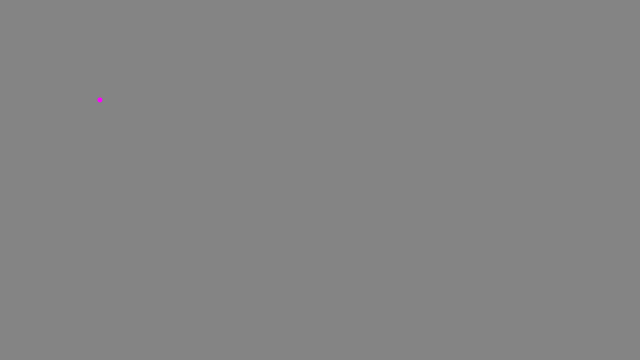
Frame 1 (no input)
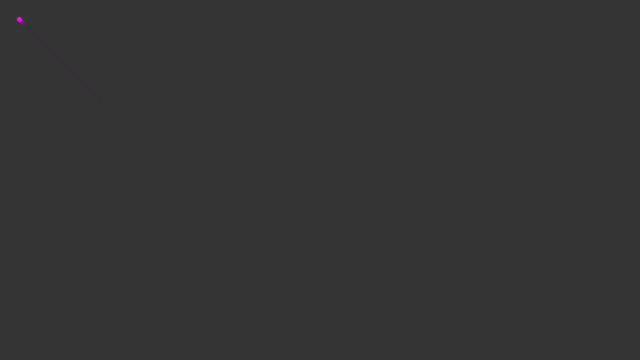
Frame 60 (the mouse pressed at the canvas centre just before this capture)
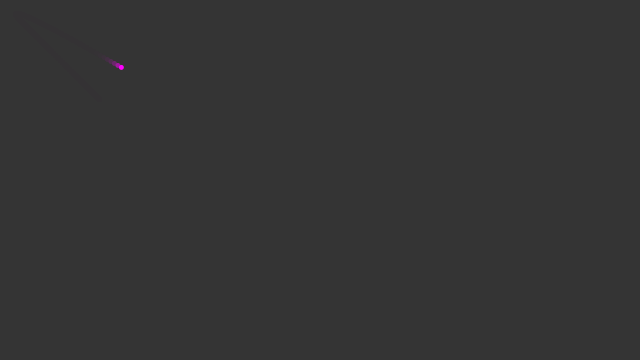
Frame 120 (the mouse held since frame 60 and released just before this capture)

The Processing sketch that drew these frames (run headless with seeded random() and noise(); from frame 60 on, the mouse is pressed at the canvas centre):

// Processing sketch: steer
// ── steer.pde
PVector mouse = new PVector() ; 
Ster s ; 
void setup() {
  size(640 , 360) ; 
  s = new Ster() ; 
  noStroke() ;
}

void draw() {
  //background(50) ;
  fill(50, 120) ;
  rect(0 , 0 , width , height ) ; 
  mouse.set( mouseX , mouseY ) ; 
  s.seek( mouse ) ; 
  s.updot() ; 
  s.show() ; 
}

// ── Ster.pde
class Ster { 
  float maxforce, maxvel ; 
  PVector loc, vel, acl ; 
  Ster() { 
    maxforce = 0.1 ; 
    maxvel = 4 ; 
    loc = new PVector( 100, 100 ) ; 
    vel = new PVector( 0, 0 ) ; 
    acl = new PVector( 0, 0 ) ;
  }
  void updot() {
    vel.add(acl) ; 
    vel.limit(maxvel) ; 
    loc.add(vel) ; 
    acl.mult(0) ;
  }
  void applyforce( PVector f ) { 
    acl.add(f) ;
  }
  void seek( PVector target ) { 
    PVector desired = PVector.sub(target, loc) ;
    float d = desired.mag() ; 
    if ( d < 100 ) { 
      desired.setMag( map( d, 0, 100, 0, maxvel) ) ;
    } else { 
      desired.setMag(maxvel) ;
    } 
    PVector steer = PVector.sub(desired, vel) ; 
    steer.limit(maxforce) ; 
    applyforce(steer) ;
  }
  void show() {
    fill(255,0,255) ; 
    ellipse(loc.x, loc.y, 5, 5 ) ;
  }
}
